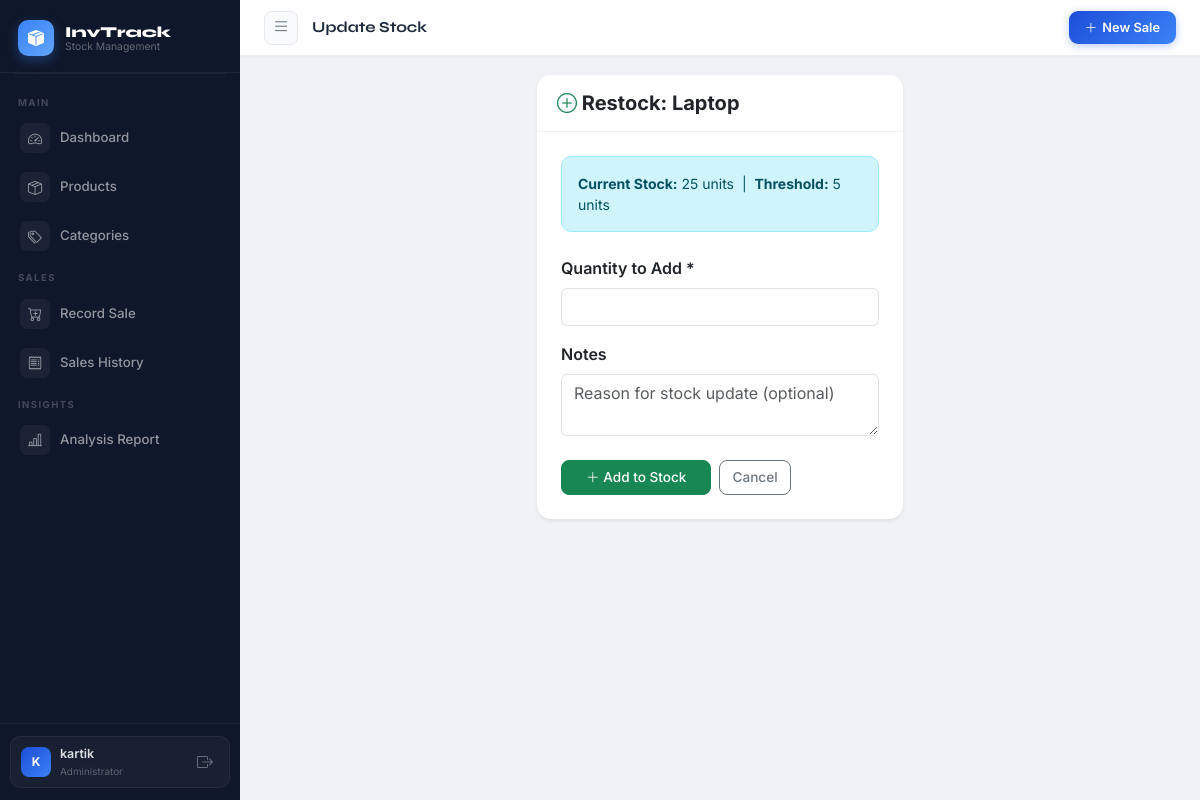
The page /products/1/stock/ (signed in) on the database its author committed.
### inventory/models.py (models this page shows, shortened)
class Product(models.Model):
    name = models.CharField(max_length=200)
    category = models.ForeignKey(
        Category,
        on_delete=models.SET_NULL,
        null=True,
        related_name='products'
    )
    price = models.DecimalField(max_digits=10, decimal_places=2)
    cost_price = models.DecimalField(max_digits=10, decimal_places=2, default=0)
    quantity = models.IntegerField(default=0)
    low_stock_threshold = models.IntegerField(default=10)
    description = models.TextField(blank=True, null=True)
    created_at = models.DateTimeField(auto_now_add=True)
    updated_at = models.DateTimeField(auto_now=True)
    class Meta:
        ordering = ['name']
    @property
    def is_low_stock(self):
        return self.quantity <= self.low_stock_threshold

### inventory/views.py (the view)
# urls.py: path('products/<int:pk>/stock/', views.stock_update, name='stock_update'),
@login_required
def stock_update(request, pk):
    product = get_object_or_404(Product, pk=pk)
    if request.method == 'POST':
        form = StockUpdateForm(request.POST)
        if form.is_valid():
            qty = form.cleaned_data['quantity_to_add']
            product.quantity += qty
            product.save()
            messages.success(
                request,
                f"Stock updated! Added {qty} units to '{product.name}'. New stock: {product.quantity}"
            )
            return redirect('product_list')
    else:
        form = StockUpdateForm()
    return render(request, 'products/stock_update.html', {
        'form': form, 'product': product, 'page_title': 'Update Stock'
    })

### inventory/forms.py
class StockUpdateForm(forms.Form):
    quantity_to_add = forms.IntegerField(
        label="Quantity to Add",
        min_value=1,
        widget=forms.NumberInput(attrs={'class': 'form-control', 'min': 1})
    )
    notes = forms.CharField(
        required=False,
        widget=forms.Textarea(attrs={
            'class': 'form-control', 'rows': 2,
            'placeholder': 'Reason for stock update (optional)'
        })
    )

### templates/products/stock_update.html (shortened to what this page needs)
{% extends 'base.html' %}
{% block content %}
<div class="row justify-content-center">
    <div class="col-md-5">
        <div class="card border-0 shadow-sm">
            <div class="card-header bg-white py-3">
                <h5 class="fw-bold mb-0"><i class="bi bi-plus-circle text-success"></i> Restock: {{ product.name }}</h5>
            </div>
            <div class="card-body p-4">
                <div class="alert {% if product.is_low_stock %}alert-danger{% else %}alert-info{% endif %} mb-4">
                    <strong>Current Stock:</strong> {{ product.quantity }} units
                    &nbsp;|&nbsp; <strong>Threshold:</strong> {{ product.low_stock_threshold }} units
                </div>
                <form method="post">
                    <div class="mb-3">
                        <label class="form-label fw-semibold">Quantity to Add *</label>
                        {{ form.quantity_to_add }}
                    </div>
                    <div class="mb-4">
                        <label class="form-label fw-semibold">Notes</label>
                        {{ form.notes }}
                    </div>
                    <div class="d-flex gap-2">
                        <button type="submit" class="btn btn-success px-4">
                            <i class="bi bi-plus-lg"></i> Add to Stock
                        </button>
                        <a href="{% url 'product_list' %}" class="btn btn-outline-secondary">Cancel</a>
                    </div>
                </form>
            </div>
        </div>
    </div>
</div>
{% endblock %}

### templates/base.html (shortened to what this page needs)
<!DOCTYPE html>
<html lang="en">
<head>
    <link href="https://cdn.jsdelivr.net/npm/bootstrap@5.3.0/dist/css/bootstrap.min.css" rel="stylesheet">
    <link href="https://cdn.jsdelivr.net/npm/bootstrap-icons@1.11.0/font/bootstrap-icons.css" rel="stylesheet">
    {% load static %}
    <link rel="stylesheet" href="{% static 'css/style.css' %}?v=9">
</head>
<body>
<div id="wrapper">
    <aside id="sidebar-wrapper">
        <div class="sidebar-brand">
            <div class="brand-icon-wrap"><i class="bi bi-box-seam-fill"></i></div>
            <div class="brand-text">
                <span class="brand-name">InvTrack</span>
                <span class="brand-sub">Stock Management</span>
            </div>
        </div>
        <div class="sidebar-divider"></div>
        <nav class="sidebar-nav">
            <span class="nav-group-label">Main</span>
            <a href="{% url 'dashboard' %}" class="nav-item {% if request.resolver_match.url_name == 'dashboard' %}active{% endif %}">
                <span class="nav-icon"><i class="bi bi-speedometer2"></i></span>
                <span class="nav-label">Dashboard</span>
            </a>
            <a href="{% url 'product_list' %}" class="nav-item {% if 'product' in request.resolver_match.url_name %}active{% endif %}">
                <span class="nav-icon"><i class="bi bi-box-seam"></i></span>
                <span class="nav-label">Products</span>
            </a>
            <a href="{% url 'category_list' %}" class="nav-item {% if 'category' in request.resolver_match.url_name %}active{% endif %}">
                <span class="nav-icon"><i class="bi bi-tags"></i></span>
                <span class="nav-label">Categories</span>
            </a>
            <span class="nav-group-label">Sales</span>
            <a href="{% url 'record_sale' %}" class="nav-item {% if request.resolver_match.url_name == 'record_sale' %}active{% endif %}">
                <span class="nav-icon"><i class="bi bi-cart-plus"></i></span>
                <span class="nav-label">Record Sale</span>
            </a>
            <a href="{% url 'sale_history' %}" class="nav-item {% if request.resolver_match.url_name == 'sale_history' %}active{% endif %}">
                <span class="nav-icon"><i class="bi bi-receipt"></i></span>
                <span class="nav-label">Sales History</span>
            </a>
            <span class="nav-group-label">Insights</span>
            <a href="{% url 'analysis_report' %}" class="nav-item {% if request.resolver_match.url_name == 'analysis_report' %}active{% endif %}">
                <span class="nav-icon"><i class="bi bi-bar-chart-line"></i></span>
                <span class="nav-label">Analysis Report</span>
            </a>
        </nav>
        <div class="sidebar-footer">
            <div class="user-strip">
                <div class="user-avatar">{{ request.user.username|slice:":1"|upper }}</div>
                <div class="user-info">
                    <span class="user-name">{{ request.user.username }}</span>
                    <span class="user-role">Administrator</span>
                </div>
                <a href="{% url 'logout' %}" class="logout-btn" title="Logout">
                    <i class="bi bi-box-arrow-right"></i>
                </a>
            </div>
        </div>
    </aside>
    <div id="page-content-wrapper">
        <header class="topbar">
            <button class="sidebar-toggle" id="sidebarToggle"><i class="bi bi-list"></i></button>
            <div class="topbar-title">{{ page_title }}</div>
            <div class="topbar-right">
                <a href="{% url 'record_sale' %}" class="topbar-action-btn">
                    <i class="bi bi-plus-lg"></i> New Sale
                </a>
            </div>
        </header>
        <main class="main-content">{% block content %}{% endblock %}</main>
    </div>
</div>
</body>
</html>

### static/css/style.css (style rules this page uses)
* { font-family: 'Inter', sans-serif; box-sizing: border-box; }
body { background-color: #f0f2f5; color: #333; margin: 0; padding: 0; }
#wrapper { display: flex; min-height: 100vh; width: 100%; }
#sidebar-wrapper { min-height: 100vh; width: 220px; min-width: 220px; background: linear-gradient(180deg, #1e3a5f 0%, #2d5a8e 100%); transition: all 0.3s ease; flex-shrink: 0; position: relative; z-index: 100; }
#page-content-wrapper { flex: 1; min-width: 0; display: flex; flex-direction: column; overflow: hidden; }
.card { border-radius: 14px !important; border: none !important; }
.card-header { border-radius: 14px 14px 0 0 !important; font-size: 0.88rem; padding: 0.85rem 1.25rem; border-bottom: 1px solid #f0f0f0 !important; background-color: #ffffff !important; }
.btn { border-radius: 8px; font-size: 0.85rem; font-weight: 500; }
.alert { border-radius: 10px; font-size: 0.875rem; }

### rows shown on the page
Product: name "Laptop", quantity "25", low_stock_threshold "5"

### other values the page prints
{{ request.user.username|slice:":1"|upper }} "K"
{{ request.user.username }} "kartik"
{{ page_title }} "Update Stock"
